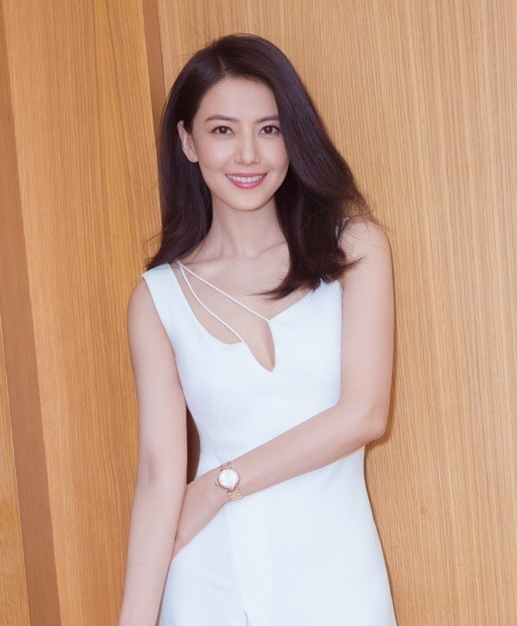
#> input picture images/yuan_test.png, 517 x 626 px, found by its file name
$ python OpencvDemo113.py
#> lines starting #> are read from the running program, lines starting #| are printed output that depends on the picture
#!/usr/bin/env python3
#coding = utf-8

import logging
import numpy as np
import cv2 as cv

# KMeans图像分割—主色彩提取
def OpencvDemo113():
    logging.basicConfig(level=logging.DEBUG)

    src = cv.imread("images/yuan_test.png")
#> src is the input picture: shape (626, 517, 3); mean B, G, R 137.9, 159.7, 195.7
    if src is None:
        logging.error("could not load an image!")
        return cv.Error.StsError

    height, width, _ = src.shape
#> height = 626; width = 517

    # 将RGB数据转换为样本数据
    sample_data = src.reshape((-1, 3))
    data = np.float32(sample_data)

    # 使用KMeans进行图像分割
    num_clusters = 4
    term_crit = (cv.TERM_CRITERIA_COUNT | cv.TERM_CRITERIA_EPS, 10, 1.0)
    _, labels, centers = cv.kmeans(data, num_clusters, None, term_crit, num_clusters, cv.KMEANS_RANDOM_CENTERS)
#> centers = [[39.92, 36.95, 59.93], [242.5, 231.7, 224.5], [95.7, 137.1, 193.8], [152.2, 174, 211.1]]

    # 计算各聚类的比例
    clusters = np.zeros((4), dtype=np.int32)
    for i in range(len(labels)):
        clusters[labels[i][0]] += 1
#> after the loop, clusters = [24289, 49761, 113230, 136362]
    clusters = np.float32(clusters) / (width * height)
#> clusters = [0.075, 0.154, 0.35, 0.421]

    # 建立色卡
    card = np.zeros((50, width, 3), dtype=np.uint8)
    x_offset = 0
    for i in range(num_clusters):
        rect_x = x_offset
        rect_y = 0
        rect_width = round(clusters[i] * width)
        rect_height = 50
        rect = (rect_x, rect_y, rect_width, rect_height)

        b = int(centers[i][0])
        g = int(centers[i][1])
        r = int(centers[i][2])
        cv.rectangle(card, rect, (b, g, r), cv.FILLED, cv.LINE_8, 0)

        x_offset += rect_width
#> this loop made 4 passes
#> (rect_x, rect_width, rect, b, g, r, x_offset) on passes 2 to 4: (39, 79, (39, 0, 79, 50), 242, 231, 224, 118), (118, 181, (118, 0, 181, 50), 95, 137, 193, 299), (299, 218, (299, 0, 218, 50), 152, 173, 211, 517)
#> (rect_width, rect, b, g, r, x_offset) on pass 1: (39, (0, 0, 39, 50), 39, 36, 59, 39)
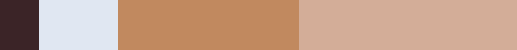
#> card: shape (50, 517, 3); mean of channels 0, 1, 2 137.3, 158.9, 195.2; drawn as B, G, R
#> after the loop, x_offset = 517

    h, w, ch = src.shape
#> h = 626; w = 517; ch = 3
    result = np.zeros([50 + h, w, ch], dtype=src.dtype)
    result[0 : 50, 0 : w, :] = card
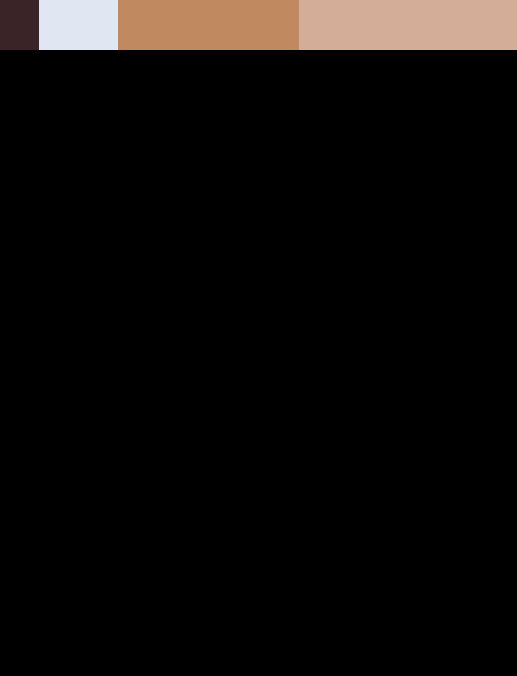
#> result: shape (676, 517, 3); mean of channels 0, 1, 2 10.2, 11.8, 14.4; drawn as B, G, R
    result[50 : 50 + h, 0 : w, :] = src
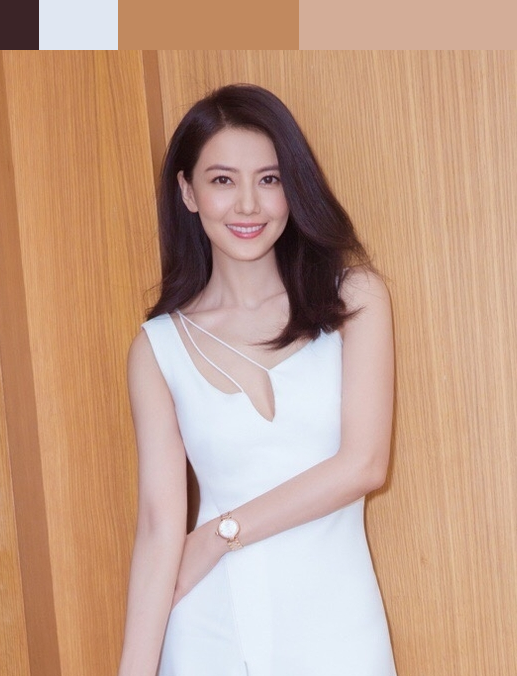
#> result: shape (676, 517, 3); mean of channels 0, 1, 2 137.9, 159.6, 195.7; drawn as B, G, R
    cv.putText(result, "colour card", (10, 30), cv.FONT_ITALIC, .8, (0, 0, 255), 1)
    cv.putText(result, "original image", (10, 50 + 30), cv.FONT_ITALIC, .8, (0, 0, 255), 1)
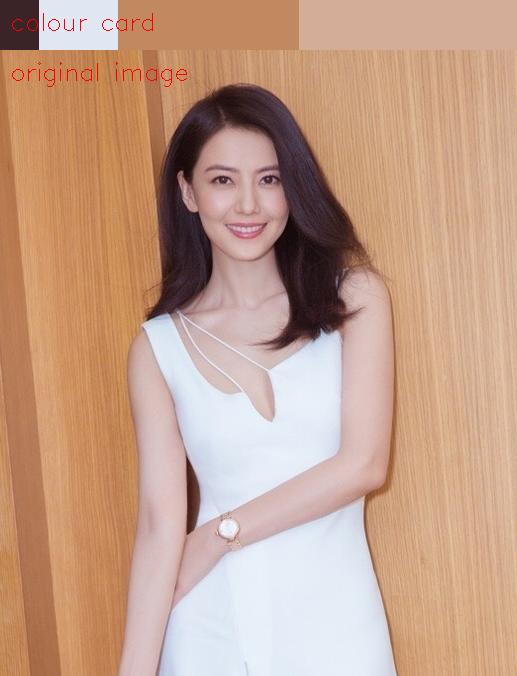
#> result: shape (676, 517, 3); mean of channels 0, 1, 2 137.6, 159.3, 195.8; drawn as B, G, R
    cv.imshow("K-means clustering - primary colour extraction", result)

    cv.waitKey(0)

    cv.destroyAllWindows()

    return cv.Error.StsOk

if __name__ == "__main__":
    OpencvDemo113()

# end of file
